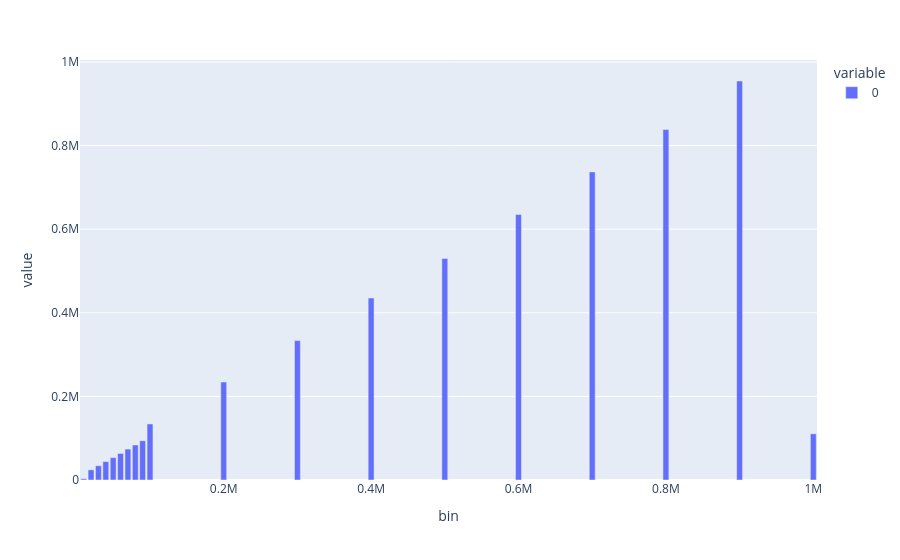

The code cell stored with this chart in its notebook:
### Code cell
px.bar(df['usd']/df['people'])

### Figure 1 — Plotly figure (JSON) as saved in the notebook; plotly's stock layout.template omitted (floating-point values rounded to 4 significant figures)
{"data": [{"hovertemplate": "variable=0<br>bin=%{x}<br>value=%{y}<extra></extra>", "legendgroup": "0", "marker": {"color": "#636efa", "pattern": {"shape": ""}}, "name": "0", "orientation": "v", "showlegend": true, "textposition": "auto", "type": "bar", "x": [10000, 20000, 30000, 40000, 50000, 60000, 70000, 80000, 90000, 100000, 200000, 300000, 400000, 500000, 600000, 700000, 800000, 900000, 1000000], "xaxis": "x", "y": [3068.0, 24300.0, 34080.0, 44050.0, 53560.0, 63480.0, 73990.0, 83730.0, 93960.0, 134100.0, 234400.0, 333500.0, 435300.0, 530000.0, 635400.0, 737100.0, 838300.0, 954600.0, 110600.0], "yaxis": "y"}], "layout": {"barmode": "relative", "legend": {"title": {"text": "variable"}, "tracegroupgap": 0}, "margin": {"t": 60}, "xaxis": {"anchor": "y", "domain": [0, 1], "title": {"text": "bin"}}, "yaxis": {"anchor": "x", "domain": [0, 1], "title": {"text": "value"}}}}
